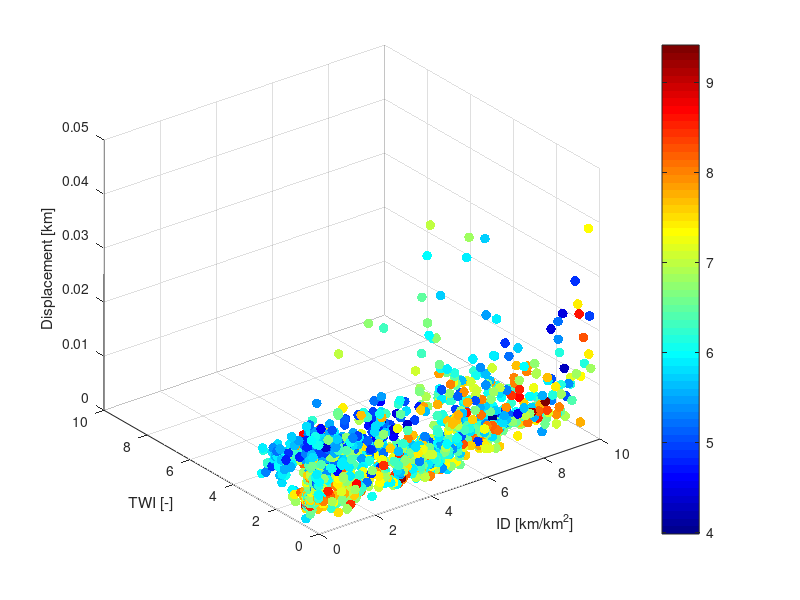

Recreate this plot in MATLAB. (Note: this script raises an error after producing the figure.)
clc; clear all; close all;

%% Extract Data from Table

data_r1 = dlmread('R1_Merge.txt', ',', 1, 0);
data_r3 = dlmread('R3_Merge.txt', ',', 1, 0);

length_r1 = (data_r1(1:1220, 2))./1000;
slope_r1 = (data_r1(1:1220,8));
twi_r1 = (data_r1(1:1220, 4));
irrigationDensity_r1 = (data_r1(1:1220, 14));
distancefromcanal_r1 = (data_r1(1:1220, 17))./1000;

length_r3 = (data_r3(1:769, 2))./1000;
slope_r3 = (data_r3(1:769,8));
twi_r3 = (data_r3(1:769, 4));
irrigationDensity_r3 = (data_r3(1:769, 14));
distancefromcanal_r3 = (data_r3(1:769, 17))./1000;


%% Scatter3 Plot Region 1

figure(1)
scatter3(irrigationDensity_r1, distancefromcanal_r1, length_r1, 50, twi_r1, 'filled'); 
% Change the size of the markers to 50 and use distancefromcanal_r1 as the color data
xlabel('ID [km/km^2]');
ylabel('TWI [-]');
zlabel('Displacement [km] ');
axis ([0 10 0 10 0 0.05]);
c = colorbar; % Add colorbar to show the mapping of colors to distances from the canal
colormap("jet");
c.Label.String = 'Distance From Canal [km]';
title('Region 1 Scatter Plot');
set(gca,'FontSize',12);
view(45, 30);

disp('TWI: 3.9819 - 9.4140, ID: 0 - 10.7069, Displacement: 0 - 1.2326');

%% Scatter3 Plot Region 3

figure(2)
scatter3(irrigationDensity_r3, twi_r3, length_r3, 50, distancefromcanal_r3, 'filled');
% Change the size of the markers to 50 and use distancefromcanal_r3 as the color data
xlabel('ID [km/km^2]');
ylabel('TWI');
zlabel('Displacement [km] ');
axis ([0 10 0 10 0 0.05]);
c = colorbar ; % Add colorbar to show the mapping of colors to distances from the canal
colormap("jet");
c.Label.String = 'Distance From Canal [km]';
title('Region 3 Scatter Plot');
set(gca,'FontSize',12);
view(45, 30);

disp('TWI: 4.4108 - 9.2450, ID: 0 - 7.9448, Displacement: 0 - 0.1335');

%% Multiple Linear Regression
% Model the relationship between multiple independent variables 
% (also known as explanatory variables or features) and a dependent variable

X_r1 = [twi_r1, slope_r1, irrigationDensity_r1, distancefromcanal_r1];
X_r3 = [twi_r3, slope_r3, irrigationDensity_r3, distancefromcanal_r3];

Y_r1 = length_r1;
Y_r3 = length_r3;

mdl_r1 = fitlm(X_r1, Y_r1);
mdl_r3 = fitlm(X_r3, Y_r3);

disp('Region 1 Coefficients:');
disp(mdl_r1.Coefficients);
disp('Length = 0.025061 - 0.0011768 * TWI + 0.0012255 * Slope + 0.00046755 * Irrigation Density - 0.0084318 * Distance from Canal');

disp('Region 3 Coefficients:');
disp(mdl_r3.Coefficients);
disp('Length = 0.0023408 + 0.0003266 * TWI + 0.00021876 * Slope - 0.00025082 * Irrigation Density - 0.00090899 * Distance from Canal');

disp('Region 1 R-squared:');
disp(mdl_r1.Rsquared.Ordinary);
disp('Region 3 R-squared:');
disp(mdl_r3.Rsquared.Ordinary);
%% Support Vector Regression (SVR)

% The SVR model uses support vectors and a non-linear kernel function to capture complex relationships between variables. 
% The coefficients do not have direct interpretations as in linear regression. 
% Instead of displaying coefficients, SVR focuses on support vectors and the parameters of the model. 
% The support vectors are the data points that have the most influence on the model's prediction.

% Create the SVR model
svr_r1 = fitrsvm(X_r1, Y_r1);
svr_r3 = fitrsvm(X_r3, Y_r3);

% Display the coefficient estimates for each explanatory variable
disp('Region 1 Coefficients (SVR):');
disp(svr_r1.Beta);
disp('Region 3 Coefficients (SVR):');
disp(svr_r3.Beta);

% Calculate and display the R-squared values
Y_pred_r1 = predict(svr_r1, X_r1);
r_squared_r1 = 1 - sum((Y_r1 - Y_pred_r1).^2) / sum((Y_r1 - mean(Y_r1)).^2);
disp('Region 1 R-squared (SVR):');
disp(r_squared_r1);

Y_pred_r3 = predict(svr_r3, X_r3);
r_squared_r3 = 1 - sum((Y_r3 - Y_pred_r3).^2) / sum((Y_r3 - mean(Y_r3)).^2);
disp('Region 3 R-squared (SVR):');
disp(r_squared_r3);


%% Polynomial Regression Degree 2

% A variation of linear regression where the relationship between the independent variable(s) 
% and the dependent variable is modeled as an nth-degree polynomial function. 
% This allows for a more flexible modeling of non-linear relationships between the variables.
% Y = β0 + β1 * X1 + β2 * X2 + β3 * X3 + β4 * X4 
% + β5 * X1^2 + β6 * X2^2 + β7 * X3^2 + β8 * X4^2 
% + β9 * X1X2 + β10 * X1X3 + β11 * X1X4 + β12 * X2X3 + β13 * X2X4 + β14 * X3X4 
% + ε

degree = 2;

X_poly_r1 = zeros(size(X_r1, 1), size(X_r1, 2) * degree);
X_poly_r3 = zeros(size(X_r3, 1), size(X_r3, 2) * degree);

for i = 1:size(X_r1, 2)
    for j = 1:degree
        X_poly_r1(:, (i-1)*degree + j) = X_r1(:, i).^j;
        X_poly_r3(:, (i-1)*degree + j) = X_r3(:, i).^j;
    end
end

poly_r1 = fitlm(X_poly_r1, Y_r1);
poly_r3 = fitlm(X_poly_r3, Y_r3);

% Display the coefficient estimates for each explanatory variable
disp('Region 1 Coefficients (Polynomial Regression):');
disp(poly_r1.Coefficients);
disp('Region 3 Coefficients (Polynomial Regression):');
disp(poly_r3.Coefficients);

% Calculate and display the R-squared values
Y_pred_r1 = predict(poly_r1, X_poly_r1);
r_squared_r1 = 1 - sum((Y_r1 - Y_pred_r1).^2) / sum((Y_r1 - mean(Y_r1)).^2);
disp('Region 1 R-squared (Polynomial Regression):');
disp(r_squared_r1);

Y_pred_r3 = predict(poly_r3, X_poly_r3);
r_squared_r3 = 1 - sum((Y_r3 - Y_pred_r3).^2) / sum((Y_r3 - mean(Y_r3)).^2);
disp('Region 3 R-squared (Polynomial Regression):');
disp(r_squared_r3);

%% Gaussian Process Regression (BEST RESULT FOR REGION 3)

% Non-parametric probabilistic regression technique that uses Gaussian processes to model 
% the relationship between variables. 
% It is a powerful method for modeling complex and non-linear relationships between variables.
% In GPR, the goal is to estimate a function that maps input variables (X) to output variables (Y). 
% Instead of assuming a specific functional form for the relationship, GPR models the relationship 
% as a Gaussian process. A Gaussian process is defined by a mean function and a covariance function, 
% which capture the prior beliefs about the smoothness and variability of the function.

gpr_r1 = fitrgp(X_r1, Y_r1);

Y_pred_r1 = predict(gpr_r1, X_r1);

r_squared_r1 = 1 - sum((Y_r1 - Y_pred_r1).^2) / sum((Y_r1 - mean(Y_r1)).^2);
disp('Region 1 R-squared (GPR):');
disp(r_squared_r1);

gpr_r3 = fitrgp(X_r3, Y_r3);

Y_pred_r3 = predict(gpr_r3, X_r3);

r_squared_r3 = 1 - sum((Y_r3 - Y_pred_r3).^2) / sum((Y_r3 - mean(Y_r3)).^2);
disp('Region 3 R-squared (GPR):');
disp(r_squared_r3);

% Display the mean and covariance function of the GPR model
disp('Mean Function GPR (Region 1):');
disp(gpr_r1.KernelInformation.KernelParameters(end));

disp('Covariance Function GPR (Region 1):');
disp(gpr_r1.KernelInformation.KernelParameters(1:end-1));

disp('Mean Function GPR (Region 3):');
disp(gpr_r3.KernelInformation.KernelParameters(end));

disp('Covariance Function GPR (Region 3):');
disp(gpr_r3.KernelInformation.KernelParameters(1:end-1));

%disp(['On average, the predicted displacement in Region 1 is expected to be around 34.4 m.' ...
    %'The covariance function value of 1.9855 indicates a relatively more uncertain prediction in region 1.']);

%disp(['On average, the predicted displacement in Region 3 is expected to be around 7.7 m.' ...
   % 'The covariance function value of 0.3390 indicates a relatively certain prediction in this region 3.']);


%Plot actual vs predicted values
figure(3);
scatter(Y_r1, Y_pred_r1, 'b', 's');
xlabel('Actual Displacement [km]');
ylabel('Predicted Displacement [km]');
title('Actual vs Predicted Values (Region 1)');
axis ([0 0.2 0 0.2]);
hold on;
%figure(4);
scatter(Y_r3, Y_pred_r3, 'r', 'o');
xlabel('Actual Displacement [km]');
ylabel('Predicted Displacement [km]');
title('Actual vs Predicted Values');
legend('Region 1', 'Region 3');

% Scatter plot for individual input variable in Region 1
%figure(5);
%scatter(X_r1(:, 1), Y_r1, 'filled');
%xlabel('TWI [-]');
%ylabel('Displacement [km]');
%title('Scatter Plot: TWI vs Displacement (Region 1)');

% Scatter plot for individual input variable in Region 3
%figure(6);
%scatter(X_r3(:, 1), Y_r3, 'filled');
%xlabel('TWI [-]');
%ylabel('Displacement [km]');
%title('Scatter Plot: TWI vs Displacement (Region 3)');
